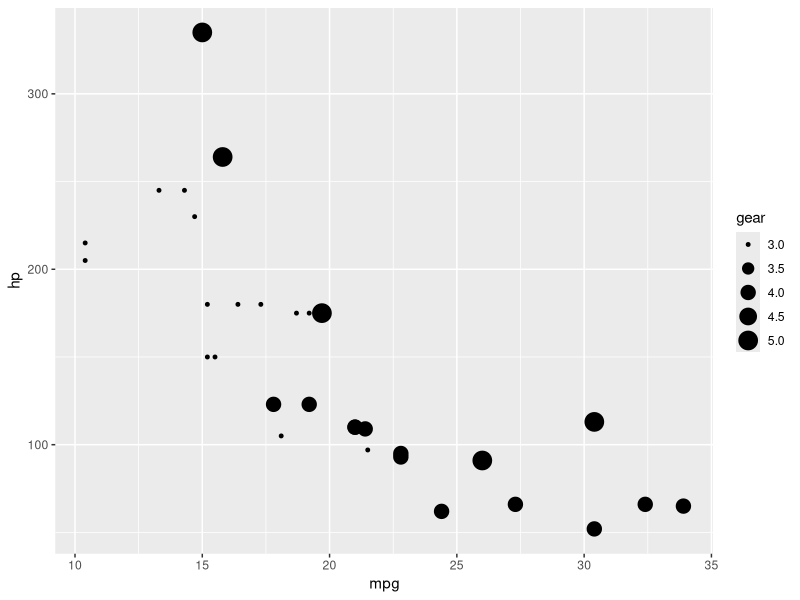
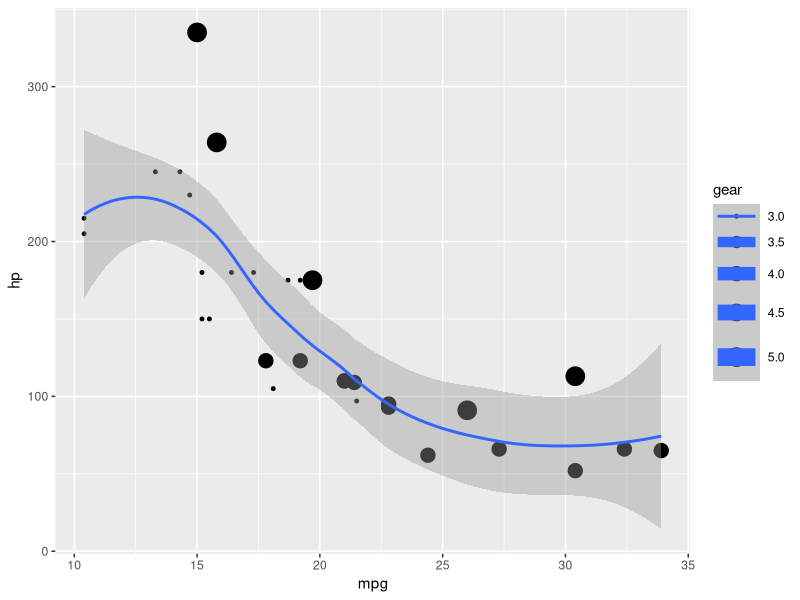
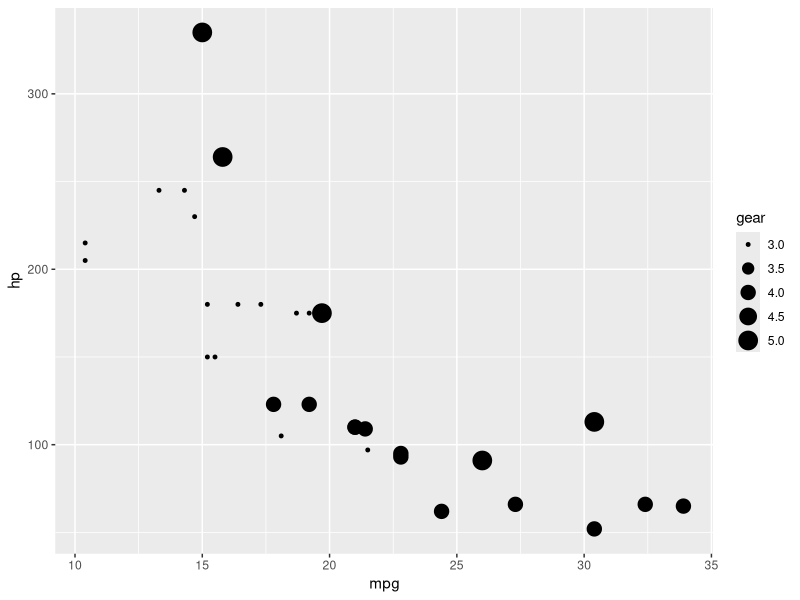
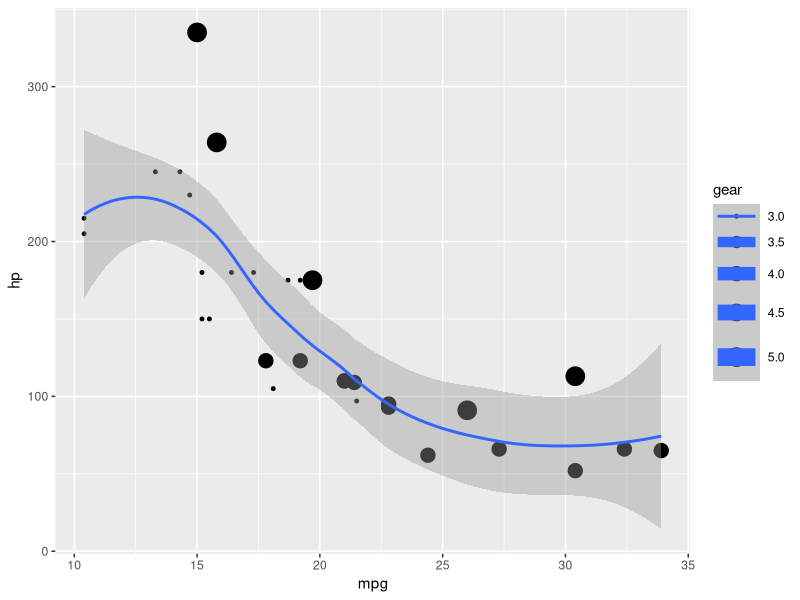
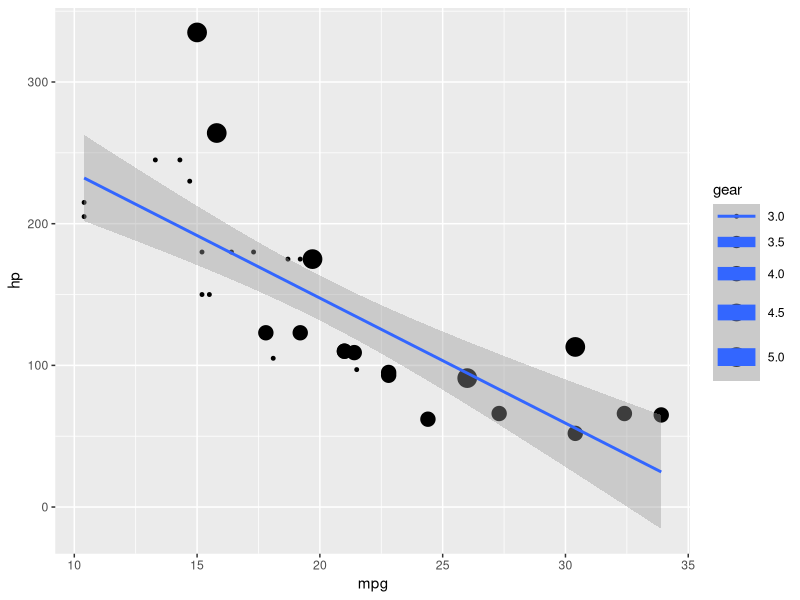
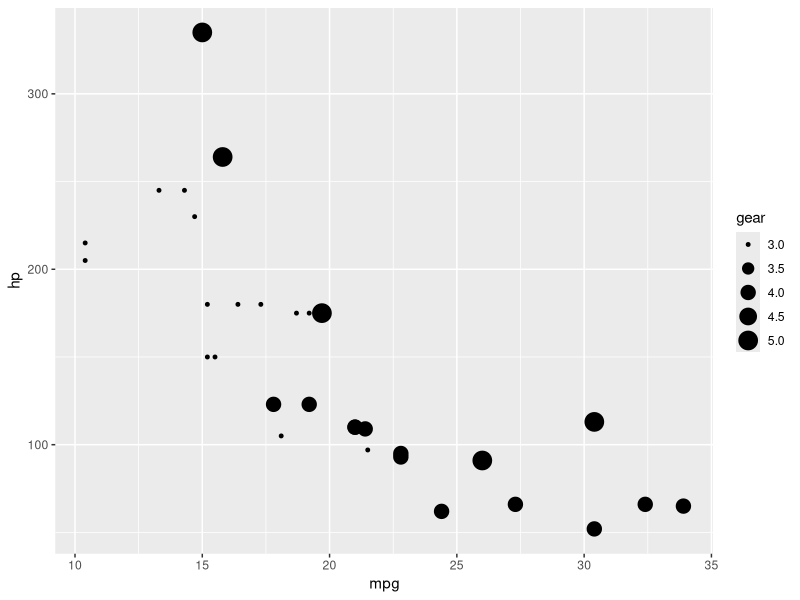

Write R code to recreate these figures, in order.
## ---- chunk 1
#| fig-align: center

library(tidyverse)            
## ---- chunk 2
#| output-location: column-fragment
#| fig-align: center
#| fig-width: 12
#| fig-height: 6
#| code-line-numbers: "|1|2|3|"
#| caption: Burger graph
#| echo: true

mtcars %>%                               
  ggplot( aes(mpg, hp, size = gear)) +   
  geom_point()                        
## ---- chunk 3
#| fig-align: center
ggplot(mtcars,
       aes(mpg, hp, size = gear)) +
  geom_point() +
  geom_smooth()
## ---- chunk 4
#| fig-align: center
#| echo: true
# Create a scatterplot with a smoothing function
ggplot(mtcars,
       aes(mpg, hp, size = gear)) +
  geom_point()
## ---- chunk 5
#| fig-align: center
#| echo: true
# Create a scatterplot with a smoothing function
ggplot(mtcars,
       aes(mpg, hp, size = gear)) +
  geom_point() + 
  geom_smooth()
## ---- chunk 6
#| fig-align: center
#| echo: true
# Create a scatterplot with a smoothing function

ggplot(mtcars,
       aes(mpg, hp, size = gear)) +
  geom_point() + 
  geom_smooth(method = "lm")  
## ---- chunk 7
#| fig-align: center
#| output-location: fragment
#| code-line-numbers: "|3|"
#| echo: fenced

mtcars %>%                               
  ggplot( aes(mpg, hp, size = gear)) +   
  geom_point()                         
